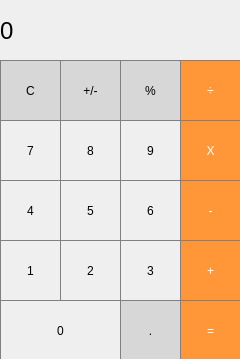
<?xml version="1.0" encoding="UTF-8"?>
<ui version="4.0">
 <class>MainWindow</class>
 <widget class="QMainWindow" name="MainWindow">
  <property name="geometry">
   <rect>
    <x>0</x>
    <y>0</y>
    <width>240</width>
    <height>359</height>
   </rect>
  </property>
  <property name="windowTitle">
   <string>MainWindow</string>
  </property>
  <property name="styleSheet">
   <string notr="true">QLabel {
	qproperty-aligment: 'AlignVCenter | AlignRight';
	border: 1px solid gray;
}

background-color : white;</string>
  </property>
  <widget class="QWidget" name="centralWidget">
   <widget class="QLabel" name="label">
    <property name="geometry">
     <rect>
      <x>0</x>
      <y>0</y>
      <width>241</width>
      <height>61</height>
     </rect>
    </property>
    <property name="font">
     <font>
      <pointsize>18</pointsize>
     </font>
    </property>
    <property name="styleSheet">
     <string notr="true">QLabel {
	qproperty-alignment: 'AlignVCenter | AlignRight';
	border: 1px solid gray;
}

background-color : white;</string>
    </property>
    <property name="text">
     <string>0</string>
    </property>
   </widget>
   <widget class="QPushButton" name="pushButton_C">
    <property name="geometry">
     <rect>
      <x>0</x>
      <y>60</y>
      <width>61</width>
      <height>61</height>
     </rect>
    </property>
    <property name="styleSheet">
     <string notr="true">QPushButton {
  background-color: rgb(215, 215, 215);
  border: 1px solid gray;
}
QPushButton:pressed {
    background-color: qlineargradient(x1: 0, y1: 0, x2: 0, y2: 1,
                                      stop: 0 #BEBEBE, stop: 1 #D7D7D7);
}</string>
    </property>
    <property name="text">
     <string>C</string>
    </property>
   </widget>
   <widget class="QPushButton" name="pushButton_signal">
    <property name="geometry">
     <rect>
      <x>60</x>
      <y>60</y>
      <width>61</width>
      <height>61</height>
     </rect>
    </property>
    <property name="styleSheet">
     <string notr="true">QPushButton {
  background-color: rgb(215, 215, 215);
  border: 1px solid gray;
}
QPushButton:pressed {
    background-color: qlineargradient(x1: 0, y1: 0, x2: 0, y2: 1,
                                      stop: 0 #BEBEBE, stop: 1 #D7D7D7);
}</string>
    </property>
    <property name="text">
     <string>+/-</string>
    </property>
   </widget>
   <widget class="QPushButton" name="pushButton_porcentage">
    <property name="geometry">
     <rect>
      <x>120</x>
      <y>60</y>
      <width>61</width>
      <height>61</height>
     </rect>
    </property>
    <property name="styleSheet">
     <string notr="true">QPushButton {
  background-color: rgb(215, 215, 215);
  border: 1px solid gray;
}
QPushButton:pressed {
    background-color: qlineargradient(x1: 0, y1: 0, x2: 0, y2: 1,
                                      stop: 0 #BEBEBE, stop: 1 #D7D7D7);
}</string>
    </property>
    <property name="text">
     <string>%</string>
    </property>
   </widget>
   <widget class="QPushButton" name="pushButton_division">
    <property name="geometry">
     <rect>
      <x>180</x>
      <y>60</y>
      <width>61</width>
      <height>61</height>
     </rect>
    </property>
    <property name="styleSheet">
     <string notr="true">QPushButton {
  background-color: rgb(255, 151, 57);
  color: white; 
  border: 1px solid gray;
}

QPushButton:pressed {
    background-color: qlineargradient(x1: 0, y1: 0, x2: 0, y2: 1,
                                      stop: 0 #FF7832, stop: 1 #FF9739);
}</string>
    </property>
    <property name="text">
     <string>÷</string>
    </property>
   </widget>
   <widget class="QPushButton" name="pushButton_8">
    <property name="geometry">
     <rect>
      <x>60</x>
      <y>120</y>
      <width>61</width>
      <height>61</height>
     </rect>
    </property>
    <property name="styleSheet">
     <string notr="true">QPushButton {
   border: 1px solid gray;
}
QPushButton:pressed {
    background-color: qlineargradient(x1: 0, y1: 0, x2: 0, y2: 1,
                                      stop: 0 #dadbde, stop: 1 #f6f7fa);
}</string>
    </property>
    <property name="text">
     <string>8</string>
    </property>
   </widget>
   <widget class="QPushButton" name="pushButton_times">
    <property name="geometry">
     <rect>
      <x>180</x>
      <y>120</y>
      <width>61</width>
      <height>61</height>
     </rect>
    </property>
    <property name="styleSheet">
     <string notr="true">QPushButton {
  background-color: rgb(255, 151, 57);
  color: white; 
  border: 1px solid gray;
}

QPushButton:pressed {
    background-color: qlineargradient(x1: 0, y1: 0, x2: 0, y2: 1,
                                      stop: 0 #FF7832, stop: 1 #FF9739);
}</string>
    </property>
    <property name="text">
     <string>X</string>
    </property>
   </widget>
   <widget class="QPushButton" name="pushButton_7">
    <property name="geometry">
     <rect>
      <x>0</x>
      <y>120</y>
      <width>61</width>
      <height>61</height>
     </rect>
    </property>
    <property name="styleSheet">
     <string notr="true">QPushButton {
   border: 1px solid gray;
}
QPushButton:pressed {
    background-color: qlineargradient(x1: 0, y1: 0, x2: 0, y2: 1,
                                      stop: 0 #dadbde, stop: 1 #f6f7fa);
}</string>
    </property>
    <property name="text">
     <string>7</string>
    </property>
   </widget>
   <widget class="QPushButton" name="pushButton_9">
    <property name="geometry">
     <rect>
      <x>120</x>
      <y>120</y>
      <width>61</width>
      <height>61</height>
     </rect>
    </property>
    <property name="styleSheet">
     <string notr="true">QPushButton {
   border: 1px solid gray;
}
QPushButton:pressed {
    background-color: qlineargradient(x1: 0, y1: 0, x2: 0, y2: 1,
                                      stop: 0 #dadbde, stop: 1 #f6f7fa);
}</string>
    </property>
    <property name="text">
     <string>9</string>
    </property>
   </widget>
   <widget class="QPushButton" name="pushButton_5">
    <property name="geometry">
     <rect>
      <x>60</x>
      <y>180</y>
      <width>61</width>
      <height>61</height>
     </rect>
    </property>
    <property name="styleSheet">
     <string notr="true">QPushButton {
   border: 1px solid gray;
}
QPushButton:pressed {
    background-color: qlineargradient(x1: 0, y1: 0, x2: 0, y2: 1,
                                      stop: 0 #dadbde, stop: 1 #f6f7fa);
}</string>
    </property>
    <property name="text">
     <string>5</string>
    </property>
   </widget>
   <widget class="QPushButton" name="pushButton_minus">
    <property name="geometry">
     <rect>
      <x>180</x>
      <y>180</y>
      <width>61</width>
      <height>61</height>
     </rect>
    </property>
    <property name="styleSheet">
     <string notr="true">QPushButton {
  background-color: rgb(255, 151, 57);
  color: white; 
  border: 1px solid gray;
}

QPushButton:pressed {
    background-color: qlineargradient(x1: 0, y1: 0, x2: 0, y2: 1,
                                      stop: 0 #FF7832, stop: 1 #FF9739);
}</string>
    </property>
    <property name="text">
     <string>-</string>
    </property>
   </widget>
   <widget class="QPushButton" name="pushButton_4">
    <property name="geometry">
     <rect>
      <x>0</x>
      <y>180</y>
      <width>61</width>
      <height>61</height>
     </rect>
    </property>
    <property name="styleSheet">
     <string notr="true">QPushButton {
   border: 1px solid gray;
}
QPushButton:pressed {
    background-color: qlineargradient(x1: 0, y1: 0, x2: 0, y2: 1,
                                      stop: 0 #dadbde, stop: 1 #f6f7fa);
}</string>
    </property>
    <property name="text">
     <string>4</string>
    </property>
   </widget>
   <widget class="QPushButton" name="pushButton_6">
    <property name="geometry">
     <rect>
      <x>120</x>
      <y>180</y>
      <width>61</width>
      <height>61</height>
     </rect>
    </property>
    <property name="styleSheet">
     <string notr="true">QPushButton {
   border: 1px solid gray;
}
QPushButton:pressed {
    background-color: qlineargradient(x1: 0, y1: 0, x2: 0, y2: 1,
                                      stop: 0 #dadbde, stop: 1 #f6f7fa);
}</string>
    </property>
    <property name="text">
     <string>6</string>
    </property>
   </widget>
   <widget class="QPushButton" name="pushButton_2">
    <property name="geometry">
     <rect>
      <x>60</x>
      <y>240</y>
      <width>61</width>
      <height>61</height>
     </rect>
    </property>
    <property name="styleSheet">
     <string notr="true">QPushButton {
   border: 1px solid gray;
}
QPushButton:pressed {
    background-color: qlineargradient(x1: 0, y1: 0, x2: 0, y2: 1,
                                      stop: 0 #dadbde, stop: 1 #f6f7fa);
}</string>
    </property>
    <property name="text">
     <string>2</string>
    </property>
   </widget>
   <widget class="QPushButton" name="pushButton_plus">
    <property name="geometry">
     <rect>
      <x>180</x>
      <y>240</y>
      <width>61</width>
      <height>61</height>
     </rect>
    </property>
    <property name="styleSheet">
     <string notr="true">QPushButton {
  background-color: rgb(255, 151, 57);
  color: white; 
  border: 1px solid gray;
}

QPushButton:pressed {
    background-color: qlineargradient(x1: 0, y1: 0, x2: 0, y2: 1,
                                      stop: 0 #FF7832, stop: 1 #FF9739);
}</string>
    </property>
    <property name="text">
     <string>+</string>
    </property>
   </widget>
   <widget class="QPushButton" name="pushButton_1">
    <property name="geometry">
     <rect>
      <x>0</x>
      <y>240</y>
      <width>61</width>
      <height>61</height>
     </rect>
    </property>
    <property name="styleSheet">
     <string notr="true">QPushButton {
   border: 1px solid gray;
}
QPushButton:pressed {
    background-color: qlineargradient(x1: 0, y1: 0, x2: 0, y2: 1,
                                      stop: 0 #dadbde, stop: 1 #f6f7fa);
}</string>
    </property>
    <property name="text">
     <string>1</string>
    </property>
   </widget>
   <widget class="QPushButton" name="pushButton_3">
    <property name="geometry">
     <rect>
      <x>120</x>
      <y>240</y>
      <width>61</width>
      <height>61</height>
     </rect>
    </property>
    <property name="styleSheet">
     <string notr="true">QPushButton {
   border: 1px solid gray;
}
QPushButton:pressed {
    background-color: qlineargradient(x1: 0, y1: 0, x2: 0, y2: 1,
                                      stop: 0 #dadbde, stop: 1 #f6f7fa);
}</string>
    </property>
    <property name="text">
     <string>3</string>
    </property>
   </widget>
   <widget class="QPushButton" name="pushButton_equal">
    <property name="geometry">
     <rect>
      <x>180</x>
      <y>300</y>
      <width>61</width>
      <height>61</height>
     </rect>
    </property>
    <property name="styleSheet">
     <string notr="true">QPushButton {
  background-color: rgb(255, 151, 57);
  color: white; 
  border: 1px solid gray;
}

QPushButton:pressed {
    background-color: qlineargradient(x1: 0, y1: 0, x2: 0, y2: 1,
                                      stop: 0 #FF7832, stop: 1 #FF9739);
}</string>
    </property>
    <property name="text">
     <string>=</string>
    </property>
   </widget>
   <widget class="QPushButton" name="pushButton_point">
    <property name="geometry">
     <rect>
      <x>120</x>
      <y>300</y>
      <width>61</width>
      <height>61</height>
     </rect>
    </property>
    <property name="styleSheet">
     <string notr="true">QPushButton {
  background-color: rgb(215, 215, 215);
  border: 1px solid gray;
}
QPushButton:pressed {
    background-color: qlineargradient(x1: 0, y1: 0, x2: 0, y2: 1,
                                      stop: 0 #BEBEBE, stop: 1 #D7D7D7);
}</string>
    </property>
    <property name="text">
     <string>.</string>
    </property>
   </widget>
   <widget class="QPushButton" name="pushButton_0">
    <property name="geometry">
     <rect>
      <x>0</x>
      <y>300</y>
      <width>121</width>
      <height>61</height>
     </rect>
    </property>
    <property name="styleSheet">
     <string notr="true">QPushButton {
   border: 1px solid gray;
}
QPushButton:pressed {
    background-color: qlineargradient(x1: 0, y1: 0, x2: 0, y2: 1,
                                      stop: 0 #dadbde, stop: 1 #f6f7fa);
}</string>
    </property>
    <property name="text">
     <string>0</string>
    </property>
   </widget>
  </widget>
 </widget>
 <layoutdefault spacing="6" margin="11"/>
 <resources/>
 <connections/>
</ui>
